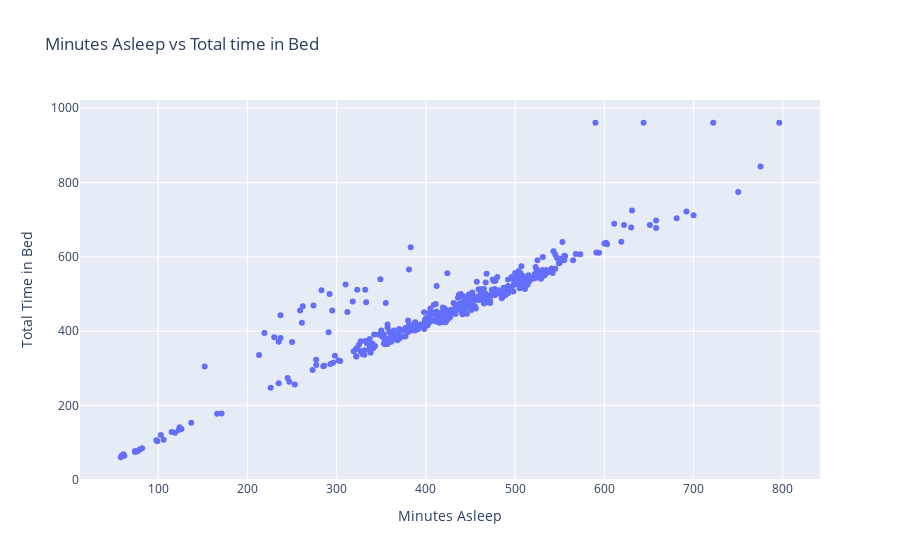

This figure's notebook cell:
### Markdown cell above
### Sleep Time vs Time in Bed

### Code cell
sleepDay = pd.read_csv("Data_Coursera_CaseStudy02/sleepDay_merged.csv", index_col=[0])

# Remove the time data from sleepDay Dataframe
sleepDay['SleepDay'] = sleepDay['SleepDay'].str.replace(' 12:00:00 AM','')
sleepDay

fig = px.scatter(x=sleepDay['TotalMinutesAsleep'], y=sleepDay['TotalTimeInBed'], title="Minutes Asleep vs Total time in Bed")

fig.update_layout(legend=dict(
                      orientation="h",
                      yanchor="bottom",
                      y=1.02,
                      xanchor="right",
                      x=1,
                      title=''
                  ),xaxis=dict(
                      title = 'Minutes Asleep',
                      ), 
                    yaxis=dict(
                      title='Total Time in Bed',
                      side='left',
))


fig.show()

### Figure 1 — Plotly figure (JSON) as saved in the notebook; plotly's stock layout.template omitted (floating-point values rounded to 4 significant figures; data arrays with more than 128 entries replaced by an {"elided": "..."} marker saying what was removed)
{"data": [{"hovertemplate": "x=%{x}<br>y=%{y}<extra></extra>", "legendgroup": "", "marker": {"color": "#636efa", "symbol": "circle"}, "mode": "markers", "name": "", "orientation": "v", "showlegend": false, "type": "scatter", "x": {"elided": "410 int values"}, "xaxis": "x", "y": {"elided": "410 int values"}, "yaxis": "y"}], "layout": {"legend": {"orientation": "h", "title": {"text": ""}, "tracegroupgap": 0, "x": 1, "xanchor": "right", "y": 1.02, "yanchor": "bottom"}, "title": {"text": "Minutes Asleep vs Total time in Bed"}, "xaxis": {"anchor": "y", "domain": [0, 1], "title": {"text": "Minutes Asleep"}}, "yaxis": {"anchor": "x", "domain": [0, 1], "side": "left", "title": {"text": "Total Time in Bed"}}}}
